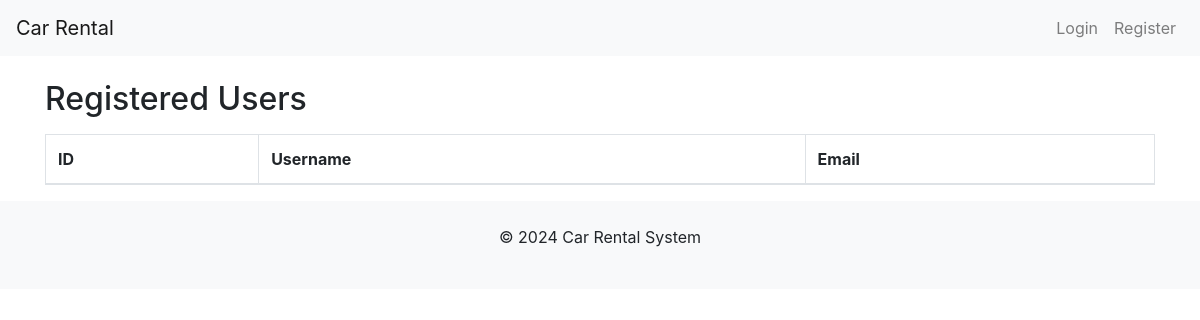
/users, run on an earlier commit of the app's database.
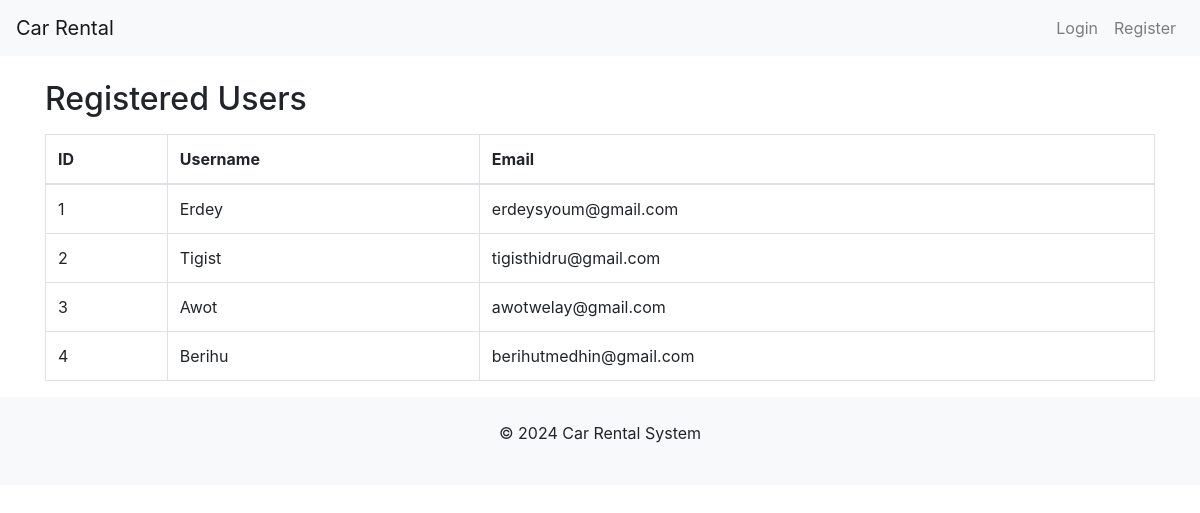
And on a later commit of the database.
### app/models.py (models this page shows, shortened)
class User(UserMixin, db.Model):
    id = db.Column(db.Integer, primary_key=True)
    username = db.Column(db.String(50), unique=True, nullable=False)
    password = db.Column(db.String(50), nullable=False)
    email = db.Column(db.String(100), unique=True, nullable=False)

### app/routes.py (the view)
@app.route('/users')
def users():
    all_users = User.query.all()
    return render_template('users.html', users=all_users)

### app/templates/users.html (shortened to what this page needs)
<!DOCTYPE html>
<html lang="en">
<head>
</head>
<body>
{% extends "base.html" %}
{% block content %}
<div class="container">
   <h2 class="mt-4">Registered Users</h2>
    <table class="table table-bordered mt-3">
        <thead>
        <tr>
            <th>ID</th>
            <th>Username</th>
            <th>Email</th>
        </tr>
        </thead>
        <tbody>
        {% for user in users %}
        <tr>
            <td>{{user.id }}</td>
            <td>{{user.username }}</td>
            <td>{{user.email}}</td>
        </tr>
        {% endfor %}
        </tbody>
    </table>
</div>
{% endblock %}

### app/templates/base.html (shortened to what this page needs)
<!DOCTYPE html>
<html lang="en">
<head>
    <link rel="stylesheet" href="{{ url_for('static', filename='css/custom.css') }}">
    <link rel="stylesheet" href="https://stackpath.bootstrapcdn.com/bootstrap/4.5.2/css/bootstrap.min.css">
</head>
<body>
    <header>
        <nav class="navbar navbar-expand-lg navbar-light bg-light">
            <a class="navbar-brand" href="{{ url_for('index') }}">Car Rental</a>
            <div class="collapse navbar-collapse" id="navbarNav">
                <ul class="navbar-nav ml-auto">
                    <li class="nav-item">
                        <a class="nav-link" href="{{ url_for('login') }}">Login</a>
                    </li>
                    <li class="nav-item">
                        <a class="nav-link" href="{{ url_for('register') }}">Register</a>
                    </li>
                </ul>
            </div>
        </nav>
    </header>
    <main>
        {% block content %}{% endblock %}
    </main>
    <footer class="bg-light text-center py-4">
        <p>© 2024 Car Rental System</p>
    </footer>
</body>
</html>

### app/static/css/custom.css (style rules this page uses)
body { font-family: Arial, sans-serif; }
footer { background: #f8f9fa; padding: 1rem 0; position: static; margin-bottom: 0; }

What changed in the data, as far as the page shows it:
added User: id "1", username "Erdey", email "erdeysyoum@gmail.com"
added User: id "2", username "Tigist", email "tigisthidru@gmail.com"
added User: id "3", username "Awot", email "awotwelay@gmail.com"
added User: id "4", username "Berihu", email "berihutmedhin@gmail.com"
